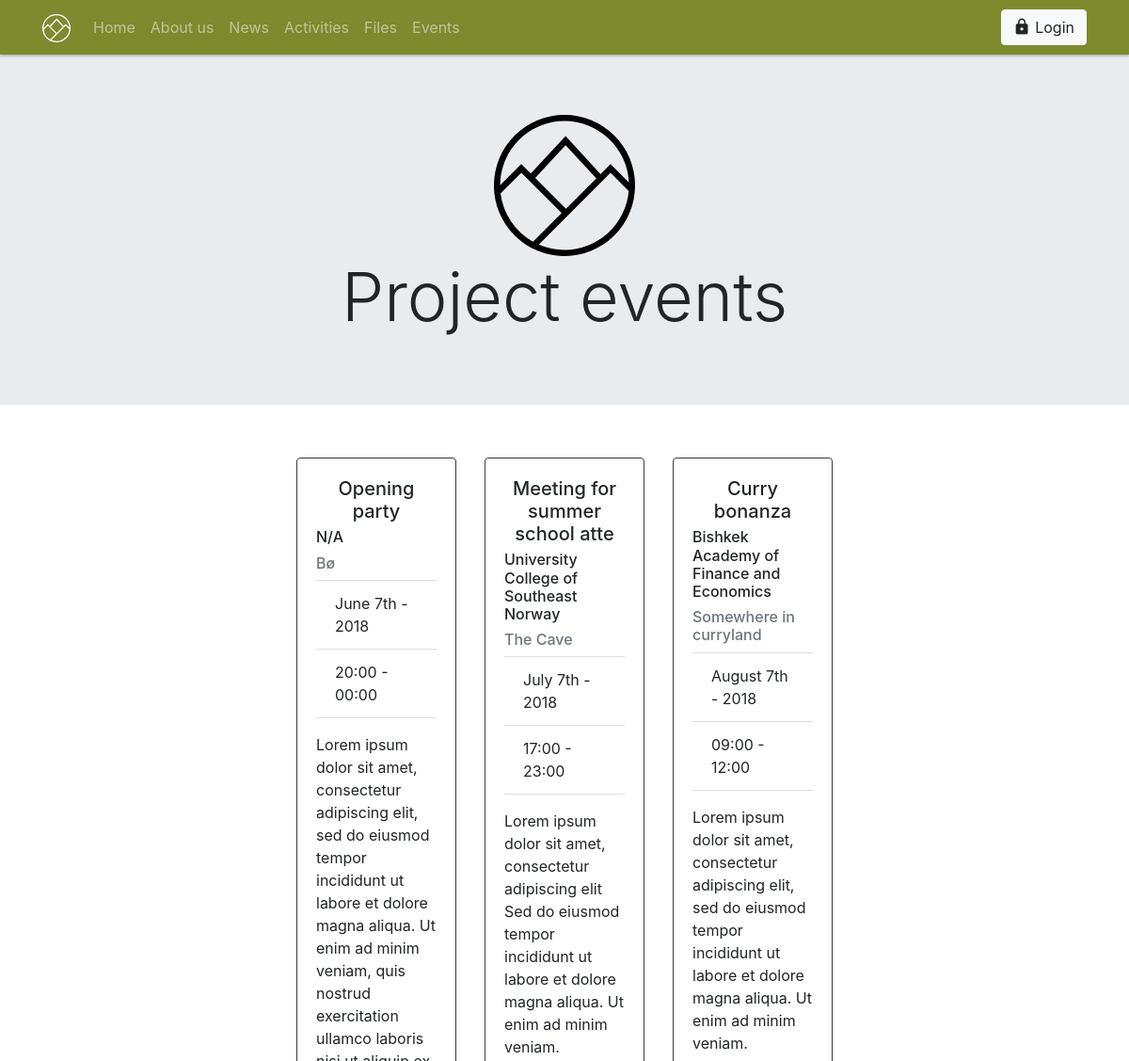
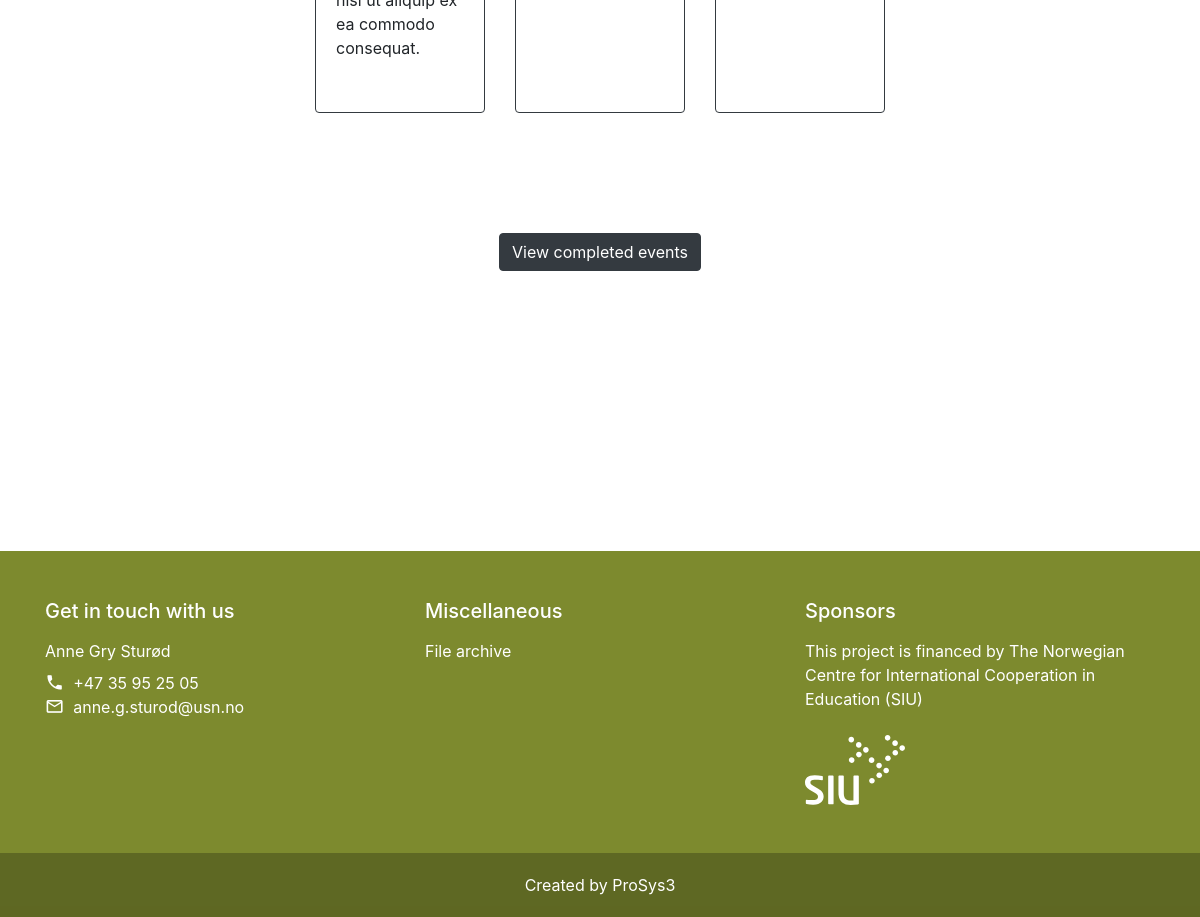
Screenshot of /events.php with the database file from the repository (2 pictures, top to bottom).
### tables this page shows
CREATE TABLE Event (

Event_ID        TINYINT(3)          AUTO_INCREMENT NOT NULL,
Event_Name      VARCHAR(30)         NOT NULL,
Event_Location  VARCHAR(50)         NOT NULL,
Event_Start     Time                NOT NULL,
Event_End       Time                NOT NULL,
Event_Date      DATE                NOT NULL,
Event_Text      VARCHAR(255)        NOT NULL,
Event_Company   TINYINT(3)          NOT NULL,
Event_Author    TINYINT(3)          NOT NULL,

CONSTRAINT EventID_PK               PRIMARY KEY (Event_ID),
CONSTRAINT Event_EventCompany_FK    FOREIGN KEY (Event_Company) REFERENCES Company(Company_ID),
CONSTRAINT Event_EventAuthor_FK     FOREIGN KEY (Event_Author) REFERENCES User_Data(User_ID)

);

CREATE TABLE Company (

    Company_ID          TINYINT(3)      AUTO_INCREMENT NOT NULL,
    Company_Name        VARCHAR(60)     NOT NULL,
    Company_Acronym     VARCHAR(60)     NOT NULL,
    Company_Country     VARCHAR(60)     NOT NULL,
    Company_Website     VARCHAR(100)    NOT NULL,

    CONSTRAINT CompanyID_PK PRIMARY KEY (Company_ID)

);

### events.php (the view, shortened to what this page needs)
<?php
    include 'dbconfig.php';
    include 'rsc/import/php/components/head.php';
    include 'rsc/import/php/components/header.php';
  ?>
<main>
    <section class="jumbotron jumbotron-fluid">
        <div class="container text-center">
          <a href="#" class=""><img src="rsc/img/logo/sustour/logo_symbol_black.svg" width="150"></a>
          <h1 class="display-3">Project events</h1>
        </div>
    </section>
            <?php
            $sql = 'SELECT * FROM Event WHERE Event_Date > CURDATE() ORDER BY Event_Date ASC';
            $result = mysqli_query($con, $sql);
            $counter = 1;
            echo '<section class="py-4">';
            echo '<div class="card-deck mx-auto w-50">';
            while ( $row = mysqli_fetch_array( $result ) ){
                $tempQuery = "SELECT * FROM Company WHERE " . $row['Event_Company'] . " = Company_ID";
                $tempRes = mysqli_query($con,$tempQuery);
                $tempRow = mysqli_fetch_array($tempRes);
                $d = new DateTime($row['Event_Date']);
                $date = $d->format('F jS - o');
                $sTime = new DateTime($row['Event_Start']);
                $eTime = new DateTime($row['Event_End']);
                $startTime = $sTime->format('H:i');
                $endTime = $eTime->format('H:i');
                echo '<div class="card border-dark">';
                echo '<div class="card-body d-flex flex-column">';
                echo '<h5 class="card-title text-center">';
                echo $row['Event_Name'];
                echo '</h5>';
                echo '<h6 class="card-subtitle">' . $tempRow['Company_Name'];
                echo '</h6>';
                echo '<h6 class="card-subtitle my-2 text-muted">' . $row['Event_Location'] ;
                echo '</h6>';
                echo '<ul class="list-group list-group-flush">';
                echo '<li class="list-group-item">' . $date;
                echo '</li>';
                echo '<li class="list-group-item">' . $startTime . ' - ' . $endTime;
                echo '</li>' ;
                echo '</ul>' ;
                echo '<p class="card-text">'. $row['Event_Text'];
                echo '</p>';
                echo '</div>';
                echo '</div>';
                if ($counter % 3 == 0) {
                 echo '</div>';
                 echo '</section>';
                 echo '<section class="py-4">';
                  }
                  $counter++;
            }
                 echo '</section>';
            ?>
  <section class="container py-5">
      <div class="row">
          <div class="col text-center">
              <p>
                  <a class="btn btn-dark" data-toggle="collapse" href="#collapseExample" role="button" aria-expanded="false" aria-controls="collapseExample">
                        View completed events
                  </a>
                </p>
</main>
<br>
<br>
<br>
<br>
<br>
<br>
<br>
<br>
<br>
<?php include 'rsc/import/php/components/footer.php'?>

### rsc/import/php/components/head.php (shortened to what this page needs)
<!DOCTYPE html>
<html lang="en">
<head>
        <link rel="stylesheet" href="https://maxcdn.bootstrapcdn.com/bootstrap/4.0.0/css/bootstrap.min.css">
        <link rel="stylesheet" href="rsc/import/css/custom.css">
</head>
<body>

### rsc/import/php/components/header.php (shortened to what this page needs)
<nav id="prosys3-navbar" class="navbar navbar-expand-lg navbar-dark fixed-top">
    <div class="container">
        <a class="navbar-brand" href="index.php"><img src="rsc/img/logo/sustour/logo_symbol_white.svg" width="30" height="30" alt="Logo symbol"></a>
        <div class="collapse navbar-collapse justify-content-between" id="navbarNav">
            <ul class="navbar-nav">
                <li class="nav-item"><a class="nav-link" href="index.php">Home</a></li>
                <li class="nav-item"><a class="nav-link" href="about.php">About us</a></li>
                <li class="nav-item"><a class="nav-link" href="news.php">News</a></li>
                <li class="nav-item"><a class="nav-link" href="activities.php">Activities</a></li>
                <li class="nav-item"><a class="nav-link" href="files.php">Files</a></li>
                <li class="nav-item"><a class="nav-link" href="events.php">Events</a></li>
            </ul>
            <div>
                <?php
                    include 'rsc/import/php/components/buttons/btn_login_logout.php';
                ?>
            </div>
        </div>
    </div>
</nav>

### rsc/import/php/components/buttons/btn_login_logout.php
<?php
$login = '<a class="btn btn-light ml-2" href="login.php" role="button"><i class="material-icons">lock</i> Login</a>';
$logout = '<button class="btn btn-light ml-2" type="submit" name="logout" role="button"><i class="material-icons">exit_to_app</i> Logout</button>';
$form = '<div style="display: inline-block;">
            <form method="post">
                <input type="hidden">' . $logout . '
            </form>
        </div>';
if ( isset( $_SESSION['login_email']) ) {
    echo $form;
    if ( isset( $_POST['logout'] ) ) {
        session_destroy();
        header('Refresh: 0; URL=login.php');
    }
} else {
    echo $login;
}

### rsc/import/php/components/footer.php (shortened to what this page needs)
<footer id="prosys3-footer" class="">
    <section class="py-5">
        <div class="container">
            <div class="row">
                <div class="col">
                    <h5 class="mb-3">Get in touch with us</h5>
                    <p class="mb-2">Anne Gry Sturød</p>
                    <ul class="mb-4" style="list-style-type: none; padding-left: 0;">
                        <li><i class="material-icons">phone</i>&nbsp;&nbsp;+47 35 95 25 05</li>
                        <li><i class="material-icons">mail_outline</i>&nbsp;&nbsp;anne.g.sturod@usn.no</li>
                    </ul>
                </div>
                <div class="col">
                    <h5 class="mb-3">Miscellaneous</h5>
                    <ul style="list-style-type: none; padding-left: 0;">
                        <li><a class="text-white" href="#">File archive</a></li>
                    </ul>
                </div>
                <div class="col">
                    <h5 class="mb-3">Sponsors</h5>
                    <p class="mb-4">This project is financed by The Norwegian Centre for International Cooperation in Education (SIU)</p>
                    <a href="https://siu.no/" target="_blank"><img src="rsc/img/logo/siu/white.svg" width="100" alt="SIU"></a>
                </div>
            </div>
        </div>
    </section>
    <section class="footer-copyright">
        <div class="container text-center">
            Created by ProSys3
        </div>
    </section>
</footer>
</body>
</html>

### rsc/import/css/custom.css (style rules this page uses)
:root { --theme-color: #7d8a2e; }
nav#prosys3-navbar { background-color: var(--theme-color); box-shadow: 0 2px 2px rgba(0,0,0,0.2); overflow: visible; }
footer#prosys3-footer { background-color: var(--theme-color); color: white; }
.footer-copyright { background-color: rgba(0,0,0,0.25); padding: 20px 0; }
.material-icons { font-family: 'Material Icons'; font-weight: normal; font-style: normal; font-size: 1.2em; display: inline-block; line-height: 1em; vertical-align: text-top; text-transform: none; letter-spacing: normal; word-wrap: normal; white-space: nowrap; direction: ltr; -webkit-font-smoothing: antialiased; text-rendering: optimizeLegibility; -moz-osx-font-smoothing: grayscale; font-feature-settings: 'liga'; }

### rsc/import/php/components/header.php (style rules this page uses)
:root { --prosys3-navbar-height: 58px; }
nav#prosys3-navbar ~ main { margin-top: var(--prosys3-navbar-height); }

### rows the page displays
event: Event_Name "Opening party", Event_Company.Company_Name "N/A", Event_Location "Bø", Event_Date "June 7th - 2018", Event_Start "20:00", Event_End "00:00", Event_Text "Lorem ipsum dolor sit amet, consectetur adipiscing elit, sed do eiusmod tempor incididunt ut labore et dolore magna aliqua. Ut enim ad minim veniam, quis nostrud exercitation ullamco laboris nisi ut aliquip ex ea commodo consequat."
event: Event_Name "Meeting for summer school atte", Event_Company.Company_Name "University College of Southeast Norway", Event_Location "The Cave", Event_Date "July 7th - 2018", Event_Start "17:00", Event_End "23:00", Event_Text "Lorem ipsum dolor sit amet, consectetur adipiscing elit Sed do eiusmod tempor incididunt ut labore et dolore magna aliqua. Ut enim ad minim veniam."
event: Event_Name "Curry bonanza", Event_Company.Company_Name "Bishkek Academy of Finance and Economics", Event_Location "Somewhere in curryland", Event_Date "August 7th - 2018", Event_Start "09:00", Event_End "12:00", Event_Text "Lorem ipsum dolor sit amet, consectetur adipiscing elit, sed do eiusmod tempor incididunt ut labore et dolore magna aliqua. Ut enim ad minim veniam."
